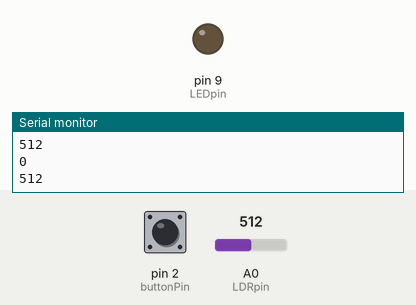
A sketch run on a simulated Arduino Uno, built with avr-gcc and run on an emulated ATmega328P. Parts: output pins drawn as LEDs (lit = HIGH), the last lines printed to the serial monitor. The inputs (shaded band) are chosen by the test bench; at power-on: pin 2 (buttonPin) LOW, A0 (LDRpin) = 512.

Above: at 1.2 s.
1.3 s: pin 2 (buttonPin) pulled HIGH for 0.15 s
At 2.5 s:
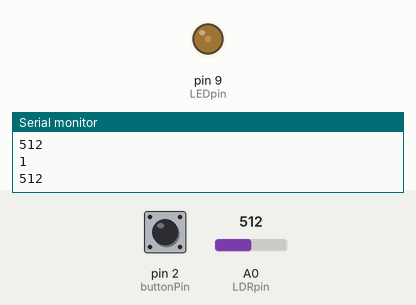
2.9 s: pin 2 (buttonPin) pulled HIGH for 1 s
At 4.1 s:
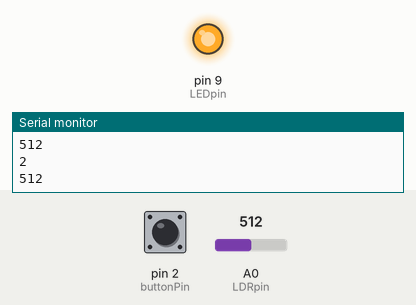
5.4 s: A0 (LDRpin) set to 991
6.9 s: A0 (LDRpin) set to 1012
At 8.1 s:
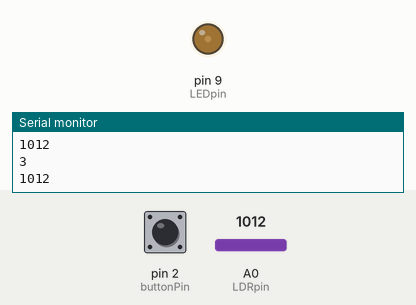
8.4 s: A0 (LDRpin) set to 990
At 9.8 s:
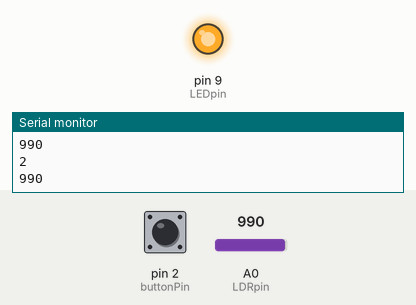
Timing chart, 0 to 10.9 s (numbered marks = the images above; inputs shaded):
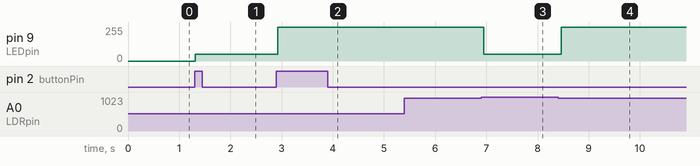

Measured:
- the behaviour switches between 1000 and 1001 on A0 (LDRpin) (found by bisection; images 2 and 3)
- after the input at 1.3 s, pin 9 (LEDpin): 0/255 → 50/255 at once
- after the input at 2.9 s, pin 9 (LEDpin): 50/255 → 255/255 at once
- after the input at 6.9 s, pin 9 (LEDpin): 255/255 → 50/255 after 0.05 s
- after the input at 8.4 s, pin 9 (LEDpin): 50/255 → 255/255 after 0.06 s

The sketch:

tree.ino
```cpp
#define LDRpin A0 // pin where we connected the LDR and the resistor
#define LEDpin 9
#define off 0
#define dim 50
#define full 255
#define LDR_thresh 1000

// Defintion of states (5 steps)
  // 0:off, 1:dim_manually, 2:full_manually, 3:dim_dynamically, 4: full_dynamically, should we have a ramping state?
// TODO: dims

// Button Vars
int buttonPin = 2;
int buttonState = 0;
bool pressed = false;

int state = 0;
bool ramping = false;
int brightness = 0;
int LDRValue;

void setup() {
  // put your setup code here, to run once:
  Serial.begin(9600); // sets serial port for communication
  pinMode(LEDpin, OUTPUT);

}

void loop() {
  // Collect all sensor information
  LDRValue = analogRead(LDRpin); // read the value from the LDR
  buttonState = digitalRead(buttonPin);
  debug();
  if (buttonRead()){
      cycle();
      debug();
  } else if (LDRValue > LDR_thresh ){
    if (state == 2)
      dimState();
      debug();
  } else if (LDRValue <= LDR_thresh ){
    if(state == 3)
      cycle();
      debug();
  }
  setBrightness();
  analogWrite(LEDpin, brightness);
  delay(100);
}

void debug(){
  String to_print = "State: " + state;
  Serial.println(state);
  Serial.println(LDRValue);
  //Serial.println(to_print);
}

bool buttonRead(){
  if (buttonState == HIGH and not pressed) {
    Serial.print("BUTTON PRESSED\n");
    pressed = true;
    return true;
  }
  else if (buttonState == LOW and pressed) {
    pressed = false;
  }
  return false;
}

void setBrightness(){
  if (state == 0)
    brightness = off;
  else if (state == 1 or state == 3)
    brightness = dim;
  else
    brightness = full;

}

void getState() {
  if (brightness = off)
    state = 0;
   else if (brightness > off and brightness < full)
    state = 1;
   else if (state = full)
    state = 2;
  }


void cycle() {
  if (state == 0) {
    state = 1;
  } else if (state == 1) {
    if (ramping)
      state = 0;
    else
      state = 2;
  } else if (state == 2) {
    state = 0;
  } else if (state == 3){
    state = 2;
  }
}

void dimState() {
  state = 3;
}
```
